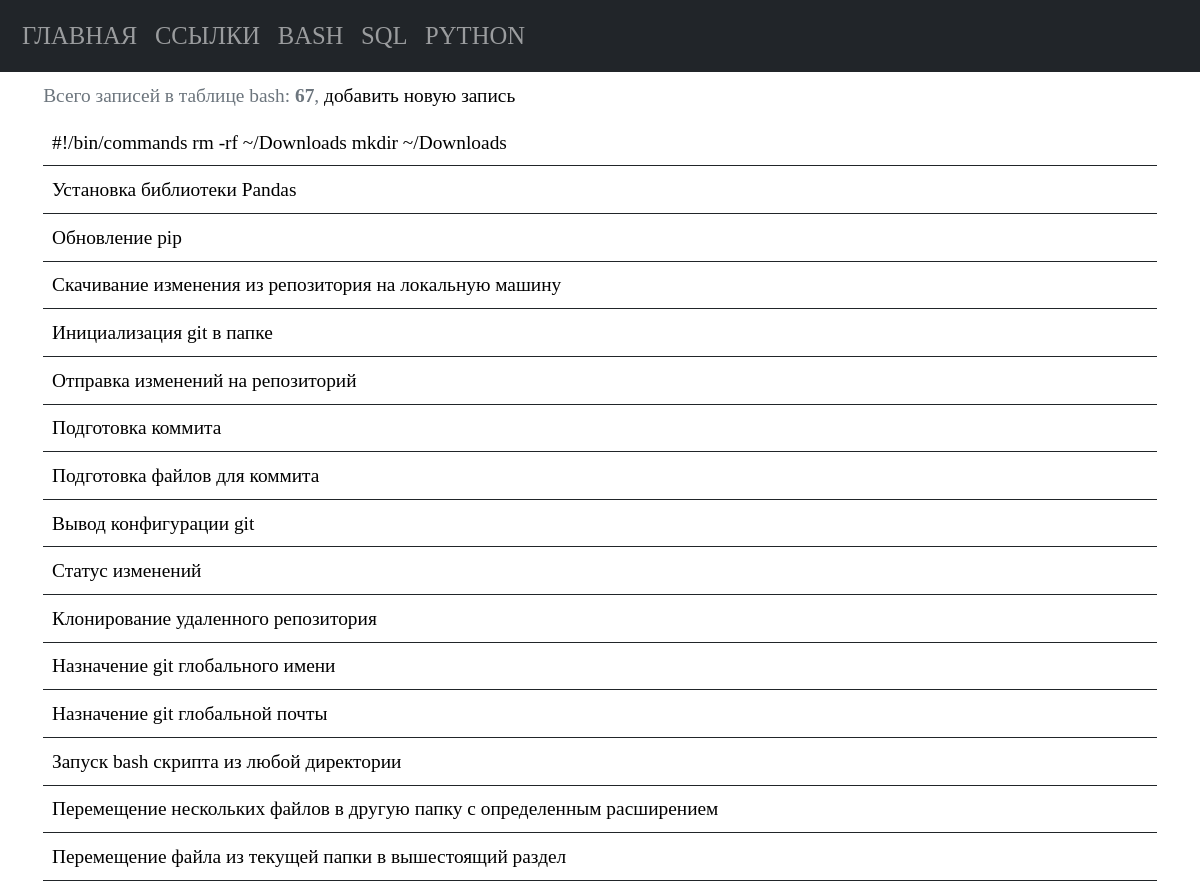
The app's page /bash (upper part), older data.
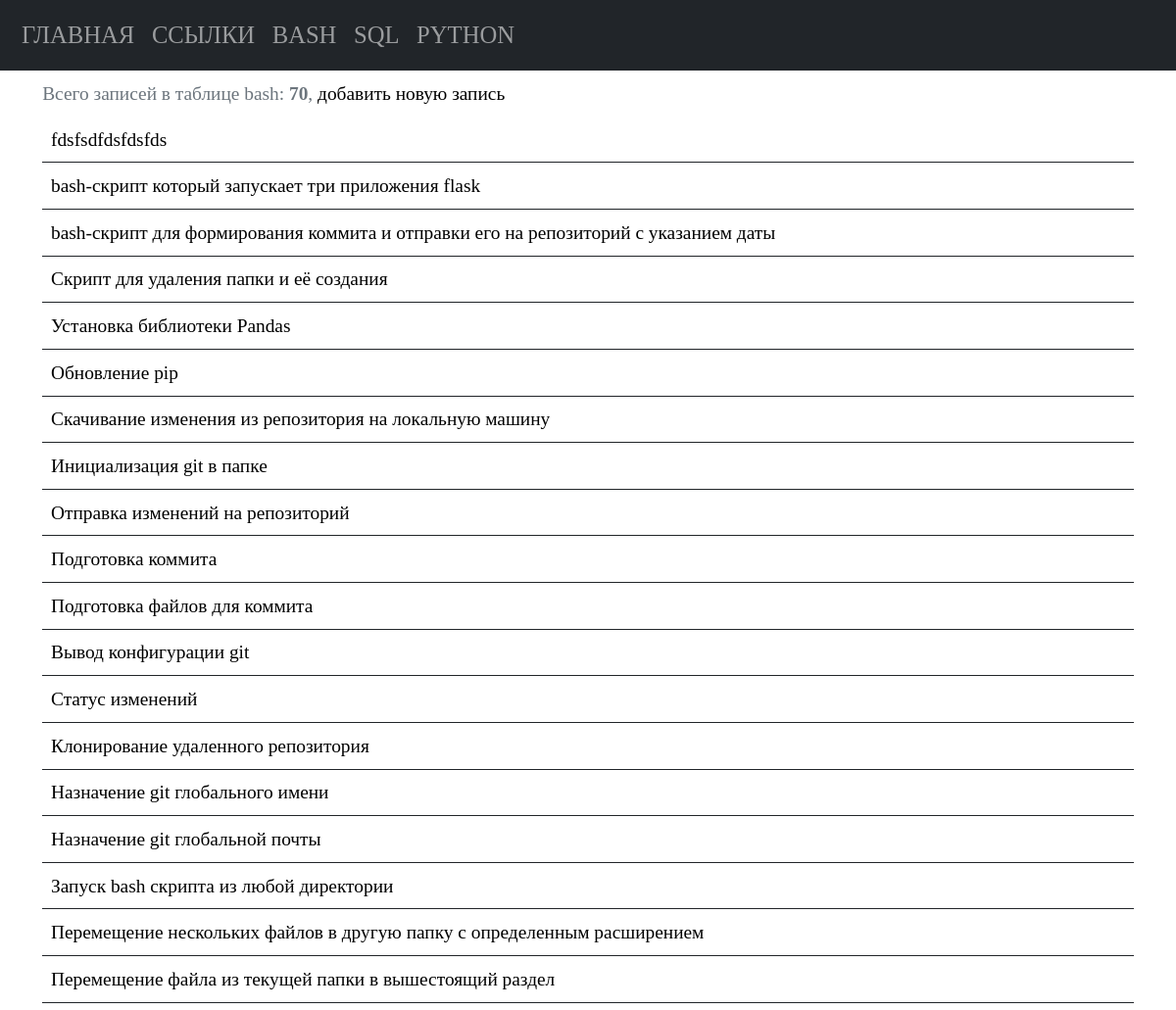
The same page, newer data.
### tables this page shows
CREATE TABLE "bash" (
    bash_id INTEGER PRIMARY KEY AUTOINCREMENT,
    bash_command TEXT NOT NULL,
    bash_name TEXT NOT NULL
  );

### app.py (the view)
@app.route("/bash")
def bash_list_commands():
    conn = connect.get_db_connection()
    cur = conn.cursor()
    bash_list_count = cur.execute("SELECT COUNT(*) FROM bash")
    bash_list_count_print = bash_list_count.fetchone()
    bash_list_count_print_int = int(bash_list_count_print[0])
    bash_list = conn.execute("SELECT * FROM bash ORDER BY 1 DESC").fetchall()
    conn.close()
    return render_template("bash/bash_list_commands.html",
                           bash_list=bash_list,
                           bash_list_count_print_int=bash_list_count_print_int,
                           )

### modules/connect.py (called while the page is built)
def get_db_connection():
    db_path = os.path.join(BASE_DIR, '../database.db')
    conn = sqlite3.connect(db_path)
    conn.row_factory = sqlite3.Row
    return conn

### templates/bash/bash_list_commands.html
{% extends "base.html" %} {% block title %}Команды bash{% endblock %} {% block content %}
   <table class="table table-hover caption-top">
      <caption>Всего записей в таблице bash: <b>{{ bash_list_count_print_int }}</b>, <a
            href="{{ url_for('add_bash_command') }}">добавить новую запись</a></caption>
      {% for bash_list in bash_list %}
      <tbody>
         <tr>
            <td><a href="{{ url_for('get_post_bash_command', bash_id=bash_list['bash_id']) }}">{{ bash_list['bash_name']
                  }}</a></td>
         </tr>
      </tbody>
      {% endfor %}
   </table>
{% endblock %}

Row changes from the older to the newer data that the page shows:
removed bash: bash_name "#!/bin/commands rm -rf ~/Downloads mkdir ~/Downloads"
added bash: bash_name "fdsfsdfdsfdsfds"
added bash: bash_name "bash-скрипт который запускает три приложения flask"
added bash: bash_name "bash-скрипт для формирования коммита и отправки его на репозиторий с указанием даты"
added bash: bash_name "Скрипт для удаления папки и её создания"
Text that changed along with them:
{{ bash_list_count_print_int }}: "67" → "70"
